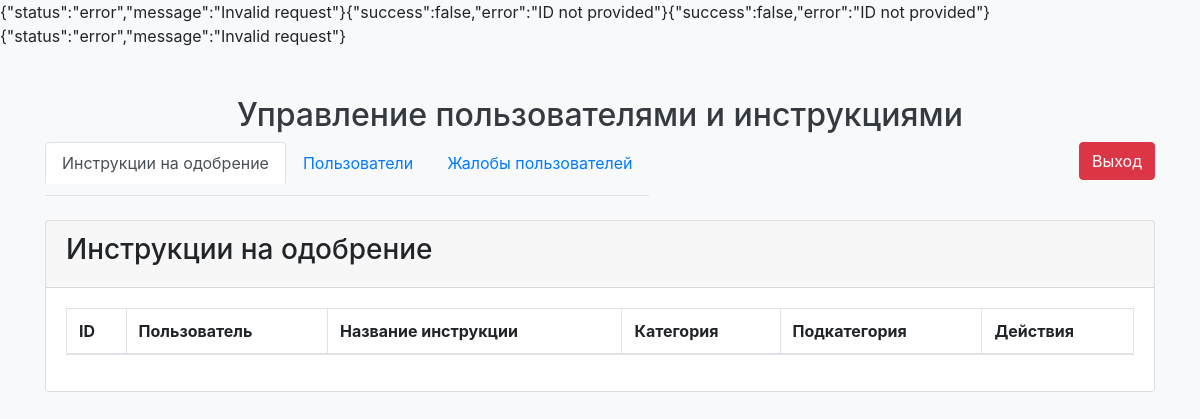
The page /index.php?page=admin (signed in) on the database as committed earlier.
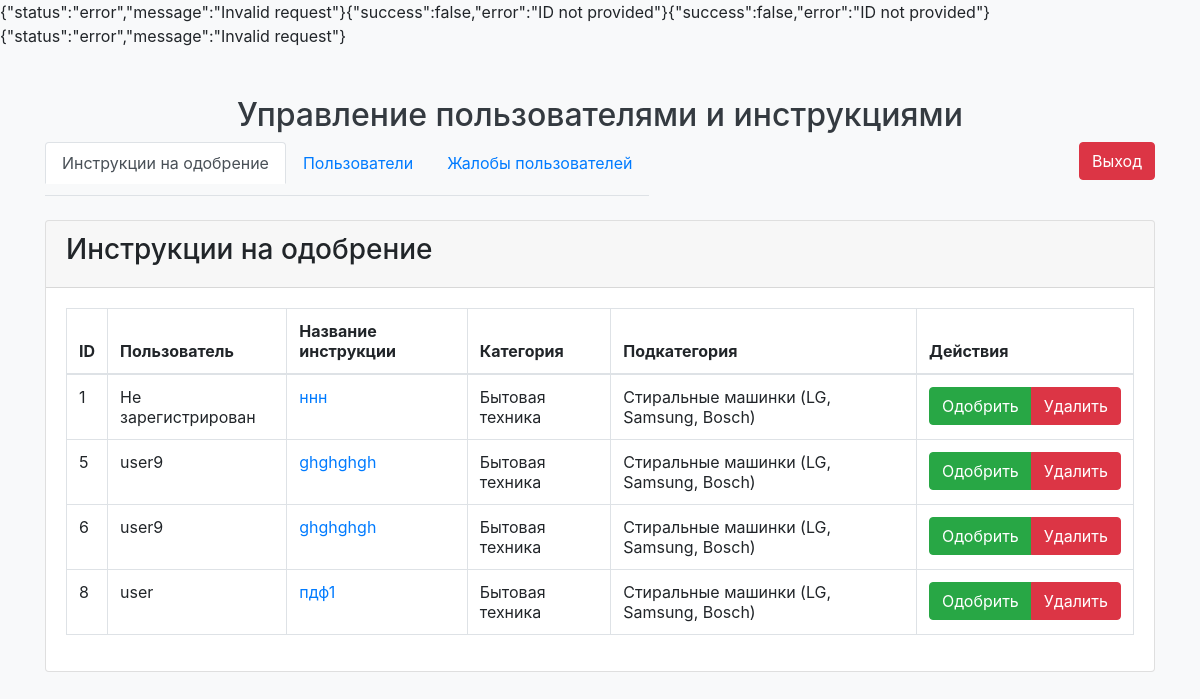
The same page on the database as committed later.
### tables this page shows
CREATE TABLE instructions (
        id INTEGER PRIMARY KEY AUTOINCREMENT,
        user_id INTEGER NULL,
        filename TEXT NOT NULL,
        category_id INTEGER NOT NULL,
        subcategory_id INTEGER,
        title TEXT NOT NULL,  
        description TEXT NOT NULL, 
        upload_date DATETIME DEFAULT CURRENT_TIMESTAMP,
        approved INTEGER DEFAULT 0,
        FOREIGN KEY (category_id) REFERENCES categories(id),
        FOREIGN KEY (subcategory_id) REFERENCES categories(id), 
        FOREIGN KEY (user_id) REFERENCES users(id),
        FOREIGN KEY (user_id) REFERENCES users(id) ON DELETE SET NULL
    );

CREATE TABLE users (
        id INTEGER PRIMARY KEY AUTOINCREMENT,
        username TEXT NOT NULL UNIQUE,
        password TEXT NOT NULL,
        email TEXT NOT NULL UNIQUE,
        status TEXT DEFAULT 'active',
        created_at DATETIME DEFAULT CURRENT_TIMESTAMP,
        block_reason TEXT,
        role TEXT DEFAULT 'user'
    );

### config/db.php (called while the page is built)
<?php
function getDb() : PDO|null {
    static $db = null;
    if (is_null($db)) {
        $dbPath = dirname(__DIR__, 1) . '/instructions.db';
        $db = new PDO('sqlite:' . $dbPath);
        $db->setAttribute(PDO::ATTR_DEFAULT_FETCH_MODE, PDO::FETCH_ASSOC);
        $db->exec("PRAGMA foreign_keys = ON");
    }
    return $db;
}

### assets/functions.php (called while the page is built, shortened)
<?php
function getAdminInstructions($approved = 0) {
    $stmt = getDb()->prepare("
        SELECT i.*, u.username, c1.name AS category_name, c2.name AS subcategory_name
        FROM instructions AS i
        LEFT JOIN users AS u ON i.user_id = u.id
        LEFT JOIN categories AS c1 ON i.category_id = c1.id
        LEFT JOIN categories AS c2 ON i.subcategory_id = c2.id
        WHERE i.approved = :approved
    ");
    $stmt->bindParam(':approved', $approved, PDO::PARAM_INT);
    $stmt->execute();
    return $stmt->fetchAll();
}

### views/admin.php (the view, shortened to what this page needs)
<?php
require_once __DIR__ . '/../config/db.php';
include 'assets/functions.php';
include 'app/admin/unblock_user.php';
include 'app/admin/delete_user.php';
include 'app/admin/respond_complaint.php';
$instructions = getAdminInstructions();
?>
<!DOCTYPE html>
<html lang="ru">
<head>
    <link href="https://stackpath.bootstrapcdn.com/bootstrap/4.5.2/css/bootstrap.min.css" rel="stylesheet">
</head>
<body class="bg-light">
    <div class="container mt-5">
        <h2 class="text-dark text-center">Управление пользователями и инструкциями</h2>
        <div class="d-flex justify-content-between">
            <ul class="nav nav-tabs" id="adminTabs">
                <li class="nav-item">
                    <a class="nav-link active" data-toggle="tab" href="#instructions">Инструкции на одобрение</a>
                </li>
                <li class="nav-item">
                    <a class="nav-link" data-toggle="tab" href="#users">Пользователи</a>
                </li>
                <li class="nav-item">
                    <a class="nav-link" data-toggle="tab" href="#complaints">Жалобы пользователей</a>
                </li>
            </ul>
            <form method="POST" action="app/logout.php" class="d-inline">
                <button type="submit" class="btn btn-danger">Выход</button>
            </form>
        </div>
        <div class="tab-content mt-4">
            <div class="tab-pane fade show active" id="instructions">
                <div class="card mb-4">
                    <div class="card-header">
                        <h3>Инструкции на одобрение</h3>
                    </div>
                        <div class="card-body">
                                <div class="table-responsive">
                                    <table class="table table-bordered">
                                        <thead>
                                            <tr>
                                                <th>ID</th>
                                                <th>Пользователь</th>
                                                <th>Название инструкции</th>
                                                <th>Категория</th>
                                                <th>Подкатегория</th>
                                                <th>Действия</th>
                                            </tr>
                                        </thead>
                                        <tbody>
                                        <?php foreach ($instructions as $instruction): ?>
                                            <tr>
                                            <td><?= htmlspecialchars($instruction['id']) ?></td>
                                            <td><?= htmlspecialchars($instruction['username'] ?? 'Не зарегистрирован') ?></td>
                                            <td>
                                                <a href="#" class="view-instruction" data-id="<?= htmlspecialchars($instruction['id']) ?>">
                                                <?= htmlspecialchars($instruction['title']) ?>
                                                </a>
                                            </td>
                                            <td><?= htmlspecialchars($instruction['category_name']) ?></td>
                                            <td><?= htmlspecialchars($instruction['subcategory_name'] ?? 'Нет') ?></td>
                                            <td>
                                                <div class="btn-group" role="group" aria-label="Basic example">
                                                    <button class="btn btn-success approve-instruction" data-id="<?= htmlspecialchars($instruction['id']) ?>">Одобрить</button>
                                                    <button class="btn btn-danger delete-instruction" data-id="<?= htmlspecialchars($instruction['id']) ?>">Удалить</button>
                                                </div>
                                            </td>
                                            </tr>
                                        <?php endforeach; ?>
                                        </tbody>
                                    </table>
                                </div>
                        </div>
                </div>
            </div>
        </div>
</body>
</body>
</html>

### index.php (shortened to what this page needs)
<?php
$page = isset($_GET['page']) ? $_GET['page'] : 'home';
$role = $_SESSION['role'] ?? null;
$is_authenticated = isset($_SESSION['is_authenticated']) && $_SESSION['is_authenticated'];
switch ($page) {
    case 'admin':
        if ($is_authenticated && $role === 'admin') {
            include 'views/admin.php';
        } else {
            header('Location: index.php?page=home');
            exit;
        }
        break;
}

### app/admin/unblock_user.php (shortened to what this page needs)
<?php
require_once __DIR__ . '/../../config/db.php';
if (isset($_POST['id'])) {
    $id = $_POST['id'];
    $db = getDb();
    $stmt = $db->prepare("UPDATE users SET status = 'active' WHERE id = ?");
    $stmt->execute([$id]);
    echo json_encode(['success' => true]);
} else {
    echo json_encode(['success' => false, 'error' => 'ID not provided']);
}

### app/admin/delete_user.php (shortened to what this page needs)
<?php
require_once __DIR__ . '/../../config/db.php';
if (isset($_POST['id'])) {
    $id = $_POST['id'];
    $db = getDb();
    $stmt = $db->prepare("DELETE FROM users WHERE id = ?");
    $stmt->execute([$id]);
    echo json_encode(['success' => true]);
} else {
    echo json_encode(['success' => false, 'error' => 'ID not provided']);
}

### app/admin/respond_complaint.php (shortened to what this page needs)
<?php
require_once __DIR__ . '/../../config/db.php';
try {
    $db = getDb();
    if ($_SERVER['REQUEST_METHOD'] === 'POST' && isset($_POST['id']) && isset($_POST['response'])) {
        $complaintId = intval($_POST['id']);
        $response = $_POST['response'];
        $stmt = $db->prepare("UPDATE complaints SET response = ?, response_status = 1 WHERE id = ?");
        $stmt->execute([$response, $complaintId]);
        echo json_encode(['status' => 'success']);
    } else {
        echo json_encode(['status' => 'error', 'message' => 'Invalid request']);
    }
} catch (PDOException $e) {
    echo json_encode(['status' => 'error', 'message' => $e->getMessage()]);
}

Rows that differ between the two databases and show on the page:
now on this page (row edited): instructions: id "1", username "Не зарегистрирован", title "ннн", category_name "Бытовая техника", subcategory_name "Стиральные машинки (LG, Samsung, Bosch)"
added instructions: id "5", user.username "user9", title "ghghghgh", category_name "Бытовая техника", subcategory_name "Стиральные машинки (LG, Samsung, Bosch)"
added instructions: id "6", user.username "user9", title "ghghghgh", category_name "Бытовая техника", subcategory_name "Стиральные машинки (LG, Samsung, Bosch)"
added instructions: id "8", user.username "user", title "пдф1", category_name "Бытовая техника", subcategory_name "Стиральные машинки (LG, Samsung, Bosch)"
